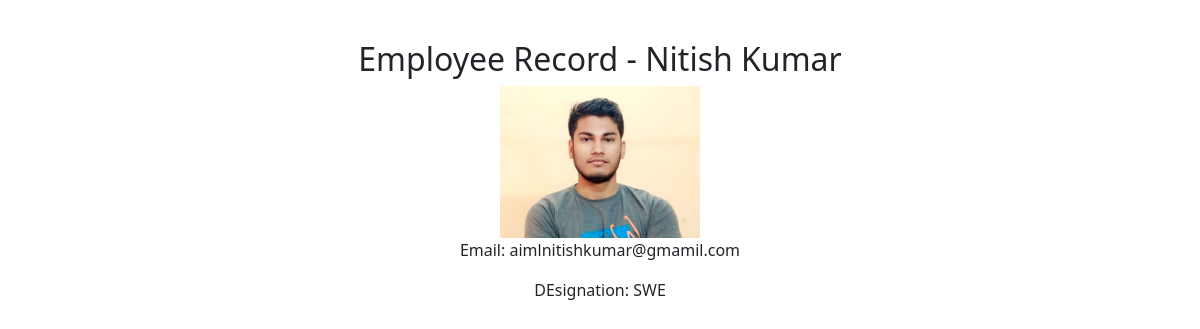
/employee/1/, run on the app's committed database.
### employees/models.py (models this page shows, shortened)
class Employee(models.Model):
    first_name = models.CharField(max_length = 50)
    last_name = models.CharField(max_length = 50)
    email = models.EmailField(max_length=254, unique=True)
    designation = models.CharField(max_length = 50)
    image = models.ImageField(upload_to='emp_images', default='defaul.png')
    salary = models.IntegerField()
    joining_date = models.DateField()
    is_active = models.BooleanField(default=True)
    department = models.ForeignKey(Department, on_delete=models.SET_NULL, blank=True, null=True)
    manager = models.ForeignKey("self", on_delete=models.SET_NULL, blank=True, null=True)
    def full_name(self):
        return f"{self.first_name} {self.last_name}"

### employees/views.py (the view)
# urls.py: path('<int:id>/', views.employee_detail, name = 'employee_detail'),
def employee_detail(request, id):
    employee = get_object_or_404(Employee, id = id)
    context = {
       "employee": employee
    }
    return render(request, 'employee_detail.html', context)

### templates/employee_detail.html (shortened to what this page needs)
{% load static %}
<!DOCTYPE html>
<html lang="en">
<head>
    <link rel="stylesheet" href="{% static 'css/style.css' %}">
    <link rel="stylesheet" href="https://cdnjs.cloudflare.com/ajax/libs/font-awesome/4.7.0/css/font-awesome.min.css">
    <link href="https://cdn.jsdelivr.net/npm/bootstrap@5.3.8/dist/css/bootstrap.min.css" rel="stylesheet">
</head>
<body>
    <h2>Employee Record - {{employee.full_name}}</h2>
    <img src="{{employee.image.url}}" alt="{{employee.first_name}} Image" width="200">
    <p>Email: {{employee.email}}</p>
    <p>DEsignation: {{employee.designation}}</p>
</body>
</html>

### employee_main/static/css/style.css (style rules this page uses)
body { font-family: 'Segoe UI', Tahoma, Geneva, Verdana, sans-serif; background-color: #f4f7f6; color: #333; margin: 0; padding: 40px 20px; display: flex; flex-direction: column; align-items: center; }

### data on the page
Employee: full_name "Nitish Kumar", image (picture), email "aimlnitishkumar@gmamil.com", designation "SWE"
